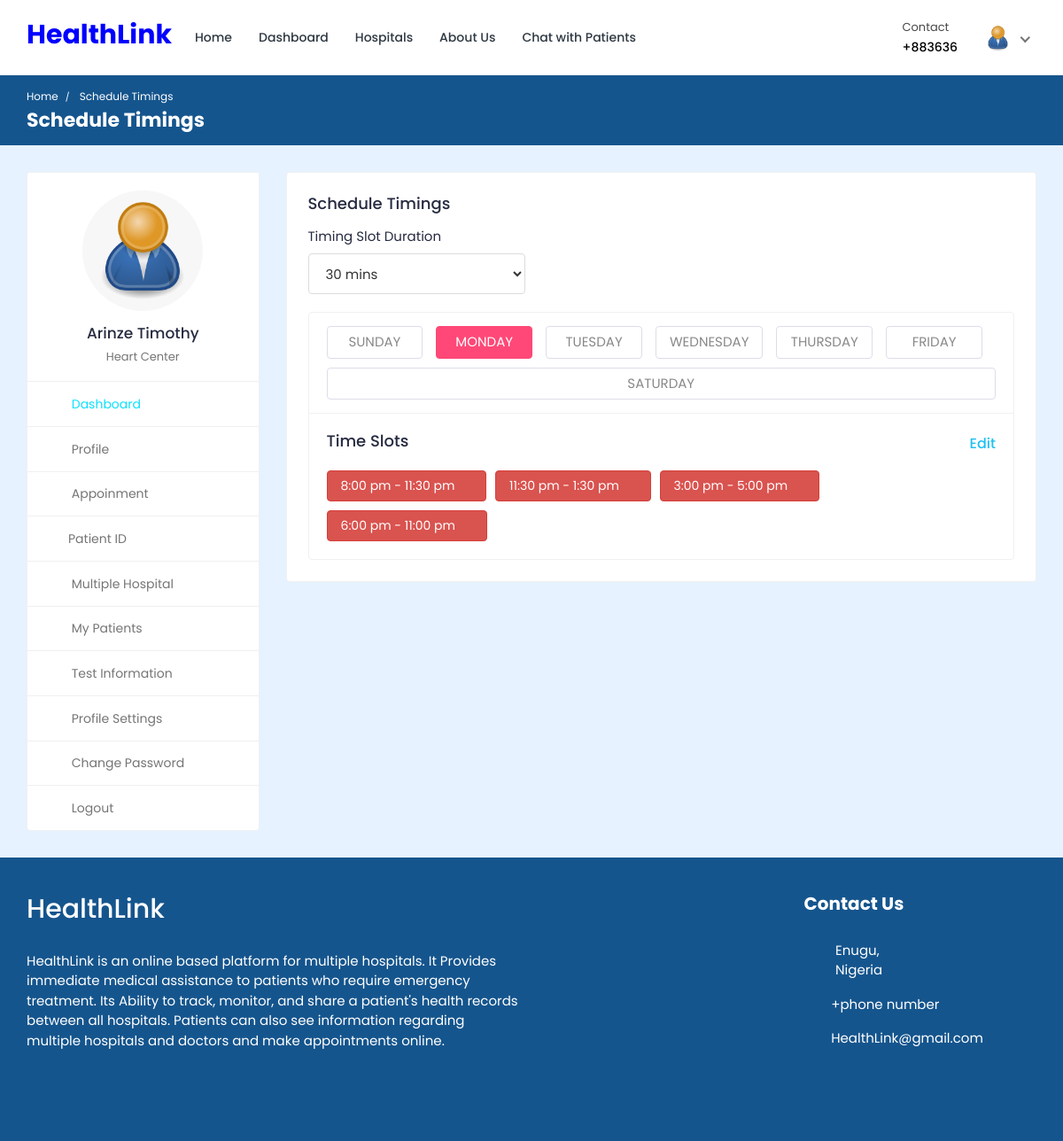
/doctor/schedule-timings/ (signed in), run on the app's committed database.
### doctor/models.py (models this page shows, shortened)
class Doctor_Information(models.Model):
    DOCTOR_TYPE = (
        ('Cardiologists', 'Cardiologists'),
        ('Neurologists', 'Neurologists'),
        ('Pediatricians', 'Pediatricians'),
        ('Physiatrists', 'Physiatrists'),
        ('Dermatologists', 'Dermatologists'),
    )
    doctor_id = models.AutoField(primary_key=True)
    user = models.OneToOneField(User, on_delete=models.CASCADE, null=True, blank=True, related_name='profile')
    name = models.CharField(max_length=200, null=True, blank=True)
    username = models.CharField(max_length=200, null=True, blank=True)
    gender = models.CharField(max_length=200, null=True, blank=True)
    description = models.TextField(max_length=1000, null=True, blank=True)
    department = models.CharField(max_length=200, choices=DOCTOR_TYPE, null=True, blank=True)
    department_name = models.ForeignKey(hospital_department, on_delete=models.SET_NULL, null=True, blank=True)
    specialization = models.ForeignKey(specialization, on_delete=models.SET_NULL, null=True, blank=True)
    featured_image = models.ImageField(upload_to='doctors/', default='doctors/user-default.png', null=True, blank=True)
    certificate_image = models.ImageField(upload_to='doctors_certificate/', default='doctors_certificate/default.png', null=True, blank=True)
    email = models.EmailField(max_length=200, null=True, blank=True)
    phone_number = models.CharField(max_length=200, null=True, blank=True)
    nid = models.CharField(max_length=200, null=True, blank=True)
    visiting_hour = models.CharField(max_length=200, null=True, blank=True)
    consultation_fee = models.IntegerField(null=True, blank=True)
    report_fee = models.IntegerField(null=True, blank=True)
    dob = models.CharField(max_length=200, null=True, blank=True)
    institute = models.CharField(max_length=200, null=True, blank=True)
    degree = models.CharField(max_length=200, null=True, blank=True)
    completion_year = models.CharField(max_length=200, null=True, blank=True)
    work_place = models.CharField(max_length=200, null=True, blank=True)
    designation = models.CharField(max_length=200, null=True, blank=True)
    start_year = models.CharField(max_length=200, null=True, blank=True)
    end_year = models.CharField(max_length=200, null=True, blank=True)
    register_status =  models.CharField(max_length=200, null=True, blank=True)
    hospital_name = models.ForeignKey(Hospital_Information, on_delete=models.SET_NULL, null=True, blank=True)

### hospital_admin/models.py (models this page shows, shortened)
class specialization(models.Model):
    specialization_id = models.AutoField(primary_key=True)
    specialization_name = models.CharField(max_length=200, null=True, blank=True)
    hospital = models.ForeignKey(Hospital_Information, on_delete=models.CASCADE, null=True, blank=True)

### doctor/views.py (the view)
# urls.py: path('schedule-timings/', views.schedule_timings, name='schedule-timings'),
@csrf_exempt
@login_required(login_url="doctor-login")
def schedule_timings(request):
    doctor = Doctor_Information.objects.get(user=request.user)
    context = {'doctor': doctor}
    return render(request, 'schedule-timings.html', context)

### templates/schedule-timings.html (shortened to what this page needs)
{% load static %}
<!DOCTYPE html>
<html lang="en">
  <head>
    <link
      rel="stylesheet"
      href="{% static 'HealthStack-System/css/Normal/bootstrap.min.css' %}"
    />
    <link
      rel="stylesheet"
      href="{% static 'HealthStack-System/plugins/Normal/fontawesome/css/fontawesome.min.css' %}"
    />
    <link
      rel="stylesheet"
      href="{% static 'HealthStack-System/plugins/Normal/fontawesome/css/all.min.css' %}"
    />
    <link
      rel="stylesheet"
      href="{% static 'HealthStack-System/plugins/Normal/select2/css/select2.min.css' %}"
    />
    <link
      rel="stylesheet"
      href="{% static 'HealthStack-System/css/Normal/style.css' %}"
    />
  </head>
  <body>
    <div class="main-wrapper">
      <header class="header">{% include 'doctor-navbar.html' %}</header>
      <div class="breadcrumb-bar">
        <div class="container-fluid">
          <div class="row align-items-center">
            <div class="col-md-12 col-12">
              <nav aria-label="breadcrumb" class="page-breadcrumb">
                <ol class="breadcrumb">
                  <li class="breadcrumb-item">
                    <a href="index-2.html">Home</a>
                  </li>
                  <li class="breadcrumb-item active" aria-current="page">
                    Schedule Timings
                  </li>
                </ol>
              </nav>
              <h2 class="breadcrumb-title">Schedule Timings</h2>
            </div>
          </div>
        </div>
      </div>
      <div class="content">
        <div class="container-fluid">
          <div class="row">
            <div class="col-md-5 col-lg-4 col-xl-3 theiaStickySidebar">
              <div>{% include 'doctor-sidebar.html' %}</div>
            </div>
            <div class="col-md-7 col-lg-8 col-xl-9">
              <div class="row">
                <div class="col-sm-12">
                  <div class="card">
                    <div class="card-body">
                      <h4 class="card-title">Schedule Timings</h4>
                      <div class="profile-box">
                        <div class="row">
                          <div class="col-lg-4">
                            <div class="form-group">
                              <label>Timing Slot Duration</label>
                              <select class="select form-control">
                                <option selected="selected">30 mins</option>
                              </select>
                            </div>
                          </div>
                        </div>
                        <div class="row">
                          <div class="col-md-12">
                            <div class="card schedule-widget mb-0">
                              <div class="schedule-header">
                                <div class="schedule-nav">
                                  <ul class="nav nav-tabs nav-justified">
                                    <li class="nav-item">
                                      <a
                                        class="nav-link"
                                        data-toggle="tab"
                                        href="#slot_sunday"
                                        >Sunday</a
                                      >
                                    </li>
                                    <li class="nav-item">
                                      <a
                                        class="nav-link active"
                                        data-toggle="tab"
                                        href="#slot_monday"
                                        >Monday</a
                                      >
                                    </li>
                                    <li class="nav-item">
                                      <a
                                        class="nav-link"
                                        data-toggle="tab"
                                        href="#slot_tuesday"
                                        >Tuesday</a
                                      >
                                    </li>
                                    <li class="nav-item">
                                      <a
                                        class="nav-link"
                                        data-toggle="tab"
                                        href="#slot_wednesday"
                                        >Wednesday</a
                                      >
                                    </li>
                                    <li class="nav-item">
                                      <a
                                        class="nav-link"
                                        data-toggle="tab"
                                        href="#slot_thursday"
                                        >Thursday</a
                                      >
                                    </li>
                                    <li class="nav-item">
                                      <a
                                        class="nav-link"
                                        data-toggle="tab"
                                        href="#slot_friday"
                                        >Friday</a
                                      >
                                    </li>
                                    <li class="nav-item">
                                      <a
                                        class="nav-link"
                                        data-toggle="tab"
                                        href="#slot_saturday"
                                        >Saturday</a
                                      >
                                    </li>
                                  </ul>
                                </div>
                              </div>
                              <div class="tab-content schedule-cont">
                                <div
                                  id="slot_monday"
                                  class="tab-pane fade show active"
                                >
                                  <h4
                                    class="card-title d-flex justify-content-between"
                                  >
                                    <span>Time Slots</span>
                                    <a
                                      class="edit-link"
                                      data-toggle="modal"
                                      href="#edit_time_slot"
                                      ><i class="fa fa-edit mr-1"></i>Edit</a
                                    >
                                  </h4>
                                  <div class="doc-times">
                                    <div class="doc-slot-list">
                                      8:00 pm - 11:30 pm
                                      <a
                                        href="javascript:void(0)"
                                        class="delete_schedule"
                                      >
                                        <i class="fa fa-times"></i>
                                      </a>
                                    </div>
                                    <div class="doc-slot-list">
                                      11:30 pm - 1:30 pm
                                      <a
                                        href="javascript:void(0)"
                                        class="delete_schedule"
                                      >
                                        <i class="fa fa-times"></i>
                                      </a>
                                    </div>
                                    <div class="doc-slot-list">
                                      3:00 pm - 5:00 pm
                                      <a
                                        href="javascript:void(0)"
                                        class="delete_schedule"
                                      >
                                        <i class="fa fa-times"></i>
                                      </a>
                                    </div>
                                    <div class="doc-slot-list">
                                      6:00 pm - 11:00 pm
                                      <a
                                        href="javascript:void(0)"
                                        class="delete_schedule"
                                      >
                                        <i class="fa fa-times"></i>
                                      </a>
                                    </div>
                                  </div>
                                </div>
                              </div>
                            </div>
                          </div>
                        </div>
                      </div>
                    </div>
                  </div>
                </div>
              </div>
            </div>
          </div>
        </div>
      </div>
      {% include 'footer.html' %}
    </div>
  </body>
</html>

### templates/doctor-navbar.html (shortened to what this page needs)
{% load static %}
<nav class="navbar navbar-expand-lg header-nav">
  <div class="navbar-header">
    <a href="{% url 'hospital_home'%}" class="navbar-brand logo">
      <h2 style="color:blue;font-weight:bold;">HealthLink</h2>
    </a>
  </div>
  <div class="main-menu-wrapper">
    <ul class="main-nav">
      <li>
        <a href="{% url 'hospital_home'%}">Home</a>
      </li>
      <li>
        <a href="{% url 'doctor-dashboard'%}">Dashboard</a>
      </li>
      <li><a href="{% url 'multiple-hospital' %}" style="text-decoration: none;">Hospitals</a></li>
      <li>
        <a href="{% url 'about-us'%}">About Us</a>
      </li>
      <li>
        <a href="{% url 'chat-home' pk=user.id %}">Chat with Patients</a>
      </li>
    </ul>
  </div>
  <ul class="nav header-navbar-rht">
    <li class="nav-item contact-item">
      <div class="header-contact-img">
        <i class="far fa-hospital"></i>
      </div>
      <div class="header-contact-detail">
        <p class="contact-header">Contact</p>
        <p class="contact-info-header">+88{{doctor.phone_number}}</p>
      </div>
    </li>
    <li class="nav-item dropdown has-arrow logged-item">
      <a href="#" class="dropdown-toggle nav-link" data-toggle="dropdown">
        <span class="user-img">
          <img
            class="rounded-circle"
            src="{{ doctor.featured_image.url }}"
            width="31"
            alt="Darren Elder"
          />
        </span>
      </a>
    </li>
  </ul>
</nav>

### templates/doctor-sidebar.html (shortened to what this page needs)
{% load static %}
<div class="profile-sidebar">
  <div class="widget-profile pro-widget-content">
    <div class="profile-info-widget">
      <a href="#" class="booking-doc-img">
        <img
          src="{{ doctor.featured_image.url }}"
          alt="User Image"
        />
      </a>
      <div class="profile-det-info">
        <h3>{{ doctor.name }}</h3>
        <div class="patient-details">
          <h5 class="mb-0">{{doctor.specialization.specialization_name}}</h5>
        </div>
      </div>
    </div>
  </div>
  <div class="dashboard-widget">
    <nav class="dashboard-menu sidebar">
      <ul>
        <li class="active">
          <a href="{% url 'doctor-dashboard' %}">
            <i class="fas fa-columns"></i>
            <span>Dashboard</span>
          </a>
        </li>
        <li>
        <a href="{% url 'doctor-profile' pk=doctor.doctor_id %}">
          <i class="fas fa-user"></i>
          <span>Profile</span>
        </a>
      </li>
        <li>
          <a href="{% url 'appointments'%}">
            <i class="fas fa-user-circle"></i>
            <span>Appoinment</span>
          </a>
        </li>
        <li class="nav-item has-submenu">
            <a href="#" class="nav-link"><i class="fas fa-search"></i><span>Patient ID</span></a>
        </li>
        <li>
          <a href="{% url 'multiple-hospital' %}">
            <i class="fas fa-hospital"></i>
            <span>Multiple Hospital</span>
          </a>
      </li>
        <li>
          <a href="{% url 'my-patients' %}">
            <i class="fas fa-user-injured"></i>
            <span>My Patients</span>
          </a>
        </li>
        <li>
          <a href="{% url 'doctor-test-list'%}" target="_blank">
            <i class="fas fa-hourglass-start"></i>
            <span>Test Information</span>
          </a>
        </li>
        <li>
          <a
            href="{% url 'doctor-profile-settings' %}"
          >
            <i class="fas fa-user-cog"></i>
            <span>Profile Settings</span>
          </a>
        </li>
        <li>
          <a href="{% url 'doctor-change-password' pk=user.id%}">
            <i class="fas fa-lock"></i>
            <span>Change Password</span>
          </a>
        </li>
        <li>
          <a href="{% url 'doctor-logout'%}">
            <i class="fas fa-sign-out-alt"></i>
            <span>Logout</span>
          </a>
        </li>
      </ul>
    </nav>
  </div>
</div>

### data on the page
Doctor_Information: phone_number "3636", featured_image (placeholder picture), name "Arinze Timothy", specialization.specialization_name "Heart Center"
